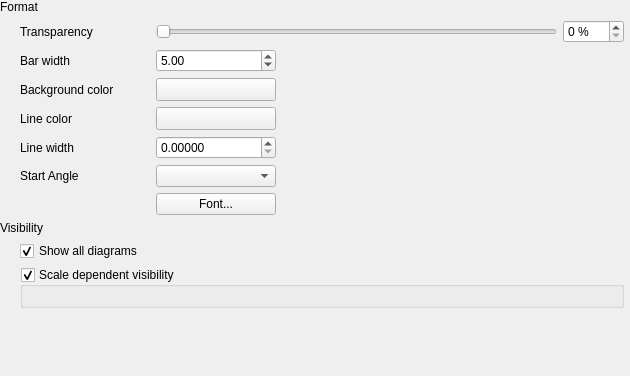
                <widget class="QWidget" name="scrollAreaWidgetContents_5">
                 <property name="geometry">
                  <rect>
                   <x>0</x>
                   <y>0</y>
                   <width>630</width>
                   <height>376</height>
                  </rect>
                 </property>
                 <layout class="QVBoxLayout" name="verticalLayout">
                  <property name="leftMargin">
                   <number>0</number>
                  </property>
                  <property name="topMargin">
                   <number>0</number>
                  </property>
                  <property name="rightMargin">
                   <number>6</number>
                  </property>
                  <property name="bottomMargin">
                   <number>0</number>
                  </property>
                  <item>
                   <layout class="QGridLayout" name="gridLayout_7" rowstretch="0,0">
                    <item row="0" column="0">
                     <widget class="QLabel" name="label_2">
                      <property name="text">
                       <string>Format</string>
                      </property>
                     </widget>
                    </item>
                    <item row="1" column="0">
                     <widget class="QFrame" name="frame">
                      <property name="frameShape">
                       <enum>QFrame::NoFrame</enum>
                      </property>
                      <property name="frameShadow">
                       <enum>QFrame::Raised</enum>
                      </property>
                      <layout class="QGridLayout" name="gridLayout_8">
                       <property name="leftMargin">
                        <number>20</number>
                       </property>
                       <property name="topMargin">
                        <number>0</number>
                       </property>
                       <property name="rightMargin">
                        <number>0</number>
                       </property>
                       <property name="bottomMargin">
                        <number>0</number>
                       </property>
                       <item row="0" column="0">
                        <widget class="QLabel" name="mTransparencyLabel">
                         <property name="minimumSize">
                          <size>
                           <width>130</width>
                           <height>0</height>
                          </size>
                         </property>
                         <property name="text">
                          <string>Transparency</string>
                         </property>
                        </widget>
                       </item>
                       <item row="0" column="1" colspan="2">
                        <layout class="QHBoxLayout" name="horizontalLayout_5">
                         <item>
                          <widget class="QSlider" name="mTransparencySlider">
                           <property name="enabled">
                            <bool>true</bool>
                           </property>
                           <property name="minimumSize">
                            <size>
                             <width>0</width>
                             <height>0</height>
                            </size>
                           </property>
                           <property name="maximumSize">
                            <size>
                             <width>16777215</width>
                             <height>16777215</height>
                            </size>
                           </property>
                           <property name="maximum">
                            <number>100</number>
                           </property>
                           <property name="orientation">
                            <enum>Qt::Horizontal</enum>
                           </property>
                          </widget>
                         </item>
                         <item>
                          <widget class="QgsSpinBox" name="mTransparencySpinBox">
                           <property name="enabled">
                            <bool>true</bool>
                           </property>
                           <property name="sizePolicy">
                            <sizepolicy hsizetype="Maximum" vsizetype="Fixed">
                             <horstretch>0</horstretch>
                             <verstretch>0</verstretch>
                            </sizepolicy>
                           </property>
                           <property name="suffix">
                            <string> %</string>
                           </property>
                           <property name="maximum">
                            <number>100</number>
                           </property>
                          </widget>
                         </item>
                        </layout>
                       </item>
                       <item row="1" column="0">
                        <widget class="QLabel" name="mBarWidthLabel">
                         <property name="text">
                          <string>Bar width</string>
                         </property>
                        </widget>
                       </item>
                       <item row="1" column="1">
                        <widget class="QgsDoubleSpinBox" name="mBarWidthSpinBox">
                         <property name="minimum">
                          <double>0.010000000000000</double>
                         </property>
                         <property name="value">
                          <double>5.000000000000000</double>
                         </property>
                        </widget>
                       </item>
                       <item row="2" column="1">
                        <widget class="QgsColorButtonV2" name="mBackgroundColorButton">
                         <property name="minimumSize">
                          <size>
                           <width>120</width>
                           <height>0</height>
                          </size>
                         </property>
                         <property name="maximumSize">
                          <size>
                           <width>120</width>
                           <height>16777215</height>
                          </size>
                         </property>
                         <property name="text">
                          <string/>
                         </property>
                        </widget>
                       </item>
                       <item row="4" column="1">
                        <widget class="QgsDoubleSpinBox" name="mPenWidthSpinBox">
                         <property name="decimals">
                          <number>5</number>
                         </property>
                         <property name="maximum">
                          <double>99999.990000000005239</double>
                         </property>
                         <property name="singleStep">
                          <double>0.200000000000000</double>
                         </property>
                        </widget>
                       </item>
                       <item row="4" column="0">
                        <widget class="QLabel" name="mPenWidthLabel">
                         <property name="text">
                          <string>Line width</string>
                         </property>
                        </widget>
                       </item>
                       <item row="2" column="0">
                        <widget class="QLabel" name="mBackgroundColorLabel">
                         <property name="text">
                          <string>Background color</string>
                         </property>
                        </widget>
                       </item>
                       <item row="3" column="0">
                        <widget class="QLabel" name="mPenColorLabel">
                         <property name="text">
                          <string>Line color</string>
                         </property>
                        </widget>
                       </item>
                       <item row="5" column="0">
                        <widget class="QLabel" name="mAngleOffsetLabel">
                         <property name="text">
                          <string>Start Angle</string>
                         </property>
                        </widget>
                       </item>
                       <item row="5" column="1">
                        <widget class="QComboBox" name="mAngleOffsetComboBox"/>
                       </item>
                       <item row="3" column="1">
                        <widget class="QgsColorButtonV2" name="mDiagramPenColorButton">
                         <property name="minimumSize">
                          <size>
                           <width>120</width>
                           <height>0</height>
                          </size>
                         </property>
                         <property name="maximumSize">
                          <size>
                           <width>120</width>
                           <height>16777215</height>
                          </size>
                         </property>
                         <property name="text">
                          <string/>
                         </property>
                        </widget>
                       </item>
                       <item row="4" column="2">
                        <spacer name="horizontalSpacer_2">
                         <property name="orientation">
                          <enum>Qt::Horizontal</enum>
                         </property>
                         <property name="sizeHint" stdset="0">
                          <size>
                           <width>40</width>
                           <height>20</height>
                          </size>
                         </property>
                        </spacer>
                       </item>
                       <item row="6" column="1">
                        <widget class="QPushButton" name="mDiagramFontButton">
                         <property name="text">
                          <string>Font...</string>
                         </property>
                        </widget>
                       </item>
                      </layout>
                     </widget>
                    </item>
                   </layout>
                  </item>
                  <item>
                   <layout class="QGridLayout" name="gridLayout_9" rowstretch="0,1">
                    <property name="topMargin">
                     <number>0</number>
                    </property>
                    <item row="0" column="0">
                     <widget class="QLabel" name="label_3">
                      <property name="text">
                       <string>Visibility</string>
                      </property>
                     </widget>
                    </item>
                    <item row="1" column="0">
                     <widget class="QFrame" name="frame_2">
                      <property name="frameShape">
                       <enum>QFrame::NoFrame</enum>
                      </property>
                      <property name="frameShadow">
                       <enum>QFrame::Raised</enum>
                      </property>
                      <layout class="QGridLayout" name="gridLayout_10">
                       <property name="leftMargin">
                        <number>20</number>
                       </property>
                       <property name="topMargin">
                        <number>0</number>
                       </property>
                       <property name="rightMargin">
                        <number>0</number>
                       </property>
                       <property name="bottomMargin">
                        <number>0</number>
                       </property>
                       <item row="0" column="0">
                        <widget class="QCheckBox" name="mShowAllCheckBox">
                         <property name="text">
                          <string>Show all diagrams</string>
                         </property>
                         <property name="checked">
                          <bool>true</bool>
                         </property>
                        </widget>
                       </item>
                       <item row="1" column="0">
                        <widget class="QgsCollapsibleGroupBox" name="mScaleVisibilityGroupBox">
                         <property name="title">
                          <string>Scale dependent visibility</string>
                         </property>
                         <property name="checkable">
                          <bool>true</bool>
                         </property>
                         <layout class="QGridLayout" name="gridLayout_15">
                          <property name="leftMargin">
                           <number>9</number>
                          </property>
                          <property name="topMargin">
                           <number>9</number>
                          </property>
                          <item row="0" column="0">
                           <widget class="QgsScaleRangeWidget" name="mScaleRangeWidget" native="true"/>
                          </item>
                         </layout>
                        </widget>
                       </item>
                      </layout>
                     </widget>
                    </item>
                   </layout>
                  </item>
                  <item>
                   <spacer name="verticalSpacer_2">
                    <property name="orientation">
                     <enum>Qt::Vertical</enum>
                    </property>
                    <property name="sizeHint" stdset="0">
                     <size>
                      <width>20</width>
                      <height>40</height>
                     </size>
                    </property>
                   </spacer>
                  </item>
                 </layout>
                </widget>
